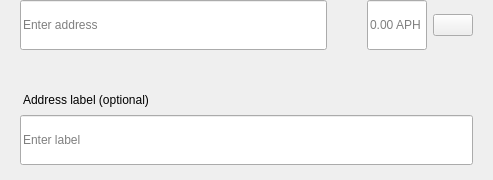
<?xml version="1.0" encoding="UTF-8"?>
<ui version="4.0">
 <class>SendMultiRow</class>
 <widget class="QWidget" name="SendMultiRow">
  <property name="geometry">
   <rect>
    <x>0</x>
    <y>0</y>
    <width>493</width>
    <height>180</height>
   </rect>
  </property>
  <property name="minimumSize">
   <size>
    <width>0</width>
    <height>0</height>
   </size>
  </property>
  <property name="maximumSize">
   <size>
    <width>16777215</width>
    <height>16777215</height>
   </size>
  </property>
  <property name="windowTitle">
   <string>Form</string>
  </property>
  <layout class="QVBoxLayout" name="verticalLayout_3">
   <property name="spacing">
    <number>0</number>
   </property>
   <property name="leftMargin">
    <number>0</number>
   </property>
   <property name="topMargin">
    <number>0</number>
   </property>
   <property name="rightMargin">
    <number>20</number>
   </property>
   <property name="bottomMargin">
    <number>5</number>
   </property>
   <item alignment="Qt::AlignTop">
    <widget class="QWidget" name="widget" native="true">
     <property name="sizePolicy">
      <sizepolicy hsizetype="Expanding" vsizetype="Maximum">
       <horstretch>0</horstretch>
       <verstretch>0</verstretch>
      </sizepolicy>
     </property>
     <property name="minimumSize">
      <size>
       <width>0</width>
       <height>60</height>
      </size>
     </property>
     <property name="maximumSize">
      <size>
       <width>16777215</width>
       <height>85</height>
      </size>
     </property>
     <layout class="QHBoxLayout" name="horizontalLayout" stretch="6,0,2">
      <property name="spacing">
       <number>0</number>
      </property>
      <property name="leftMargin">
       <number>8</number>
      </property>
      <property name="topMargin">
       <number>0</number>
      </property>
      <property name="rightMargin">
       <number>0</number>
      </property>
      <property name="bottomMargin">
       <number>0</number>
      </property>
      <item alignment="Qt::AlignTop">
       <widget class="QStackedWidget" name="stackedAddress">
        <property name="minimumSize">
         <size>
          <width>0</width>
          <height>50</height>
         </size>
        </property>
        <property name="maximumSize">
         <size>
          <width>16777215</width>
          <height>50</height>
         </size>
        </property>
        <widget class="QWidget" name="page_4">
         <property name="sizePolicy">
          <sizepolicy hsizetype="Expanding" vsizetype="Preferred">
           <horstretch>0</horstretch>
           <verstretch>0</verstretch>
          </sizepolicy>
         </property>
         <property name="minimumSize">
          <size>
           <width>0</width>
           <height>50</height>
          </size>
         </property>
         <property name="maximumSize">
          <size>
           <width>16777215</width>
           <height>55</height>
          </size>
         </property>
         <layout class="QVBoxLayout" name="verticalLayout_7">
          <property name="spacing">
           <number>0</number>
          </property>
          <property name="leftMargin">
           <number>12</number>
          </property>
          <property name="topMargin">
           <number>0</number>
          </property>
          <property name="rightMargin">
           <number>0</number>
          </property>
          <property name="bottomMargin">
           <number>0</number>
          </property>
          <item>
           <widget class="QLineEdit" name="lineEditAddress">
            <property name="minimumSize">
             <size>
              <width>0</width>
              <height>50</height>
             </size>
            </property>
            <property name="maximumSize">
             <size>
              <width>16777215</width>
              <height>50</height>
             </size>
            </property>
            <property name="placeholderText">
             <string>Enter address</string>
            </property>
           </widget>
          </item>
         </layout>
        </widget>
        <widget class="QWidget" name="page_3"/>
       </widget>
      </item>
      <item>
       <spacer name="horizontalSpacer_3">
        <property name="orientation">
         <enum>Qt::Horizontal</enum>
        </property>
        <property name="sizeType">
         <enum>QSizePolicy::Fixed</enum>
        </property>
        <property name="sizeHint" stdset="0">
         <size>
          <width>40</width>
          <height>20</height>
         </size>
        </property>
       </spacer>
      </item>
      <item>
       <layout class="QHBoxLayout" name="horizontalLayout_2">
        <property name="spacing">
         <number>6</number>
        </property>
        <item alignment="Qt::AlignTop">
         <widget class="QLineEdit" name="lineEditAmount">
          <property name="sizePolicy">
           <sizepolicy hsizetype="Expanding" vsizetype="Preferred">
            <horstretch>0</horstretch>
            <verstretch>0</verstretch>
           </sizepolicy>
          </property>
          <property name="minimumSize">
           <size>
            <width>0</width>
            <height>50</height>
           </size>
          </property>
          <property name="maximumSize">
           <size>
            <width>16777215</width>
            <height>50</height>
           </size>
          </property>
          <property name="maxLength">
           <number>17</number>
          </property>
          <property name="alignment">
           <set>Qt::AlignLeading|Qt::AlignLeft|Qt::AlignVCenter</set>
          </property>
          <property name="placeholderText">
           <string notr="true">0.00 APH</string>
          </property>
         </widget>
        </item>
        <item>
         <layout class="QVBoxLayout" name="verticalLayout">
          <property name="topMargin">
           <number>14</number>
          </property>
          <property name="bottomMargin">
           <number>0</number>
          </property>
          <item alignment="Qt::AlignTop">
           <widget class="QPushButton" name="btnMenu">
            <property name="minimumSize">
             <size>
              <width>0</width>
              <height>0</height>
             </size>
            </property>
            <property name="maximumSize">
             <size>
              <width>16777215</width>
              <height>16777215</height>
             </size>
            </property>
            <property name="focusPolicy">
             <enum>Qt::NoFocus</enum>
            </property>
            <property name="text">
             <string/>
            </property>
           </widget>
          </item>
         </layout>
        </item>
       </layout>
      </item>
     </layout>
    </widget>
   </item>
   <item>
    <widget class="QWidget" name="layoutLabel" native="true">
     <property name="minimumSize">
      <size>
       <width>0</width>
       <height>0</height>
      </size>
     </property>
     <property name="maximumSize">
      <size>
       <width>16777215</width>
       <height>16777215</height>
      </size>
     </property>
     <layout class="QVBoxLayout" name="verticalLayout_9">
      <property name="spacing">
       <number>6</number>
      </property>
      <property name="leftMargin">
       <number>20</number>
      </property>
      <property name="topMargin">
       <number>0</number>
      </property>
      <property name="rightMargin">
       <number>0</number>
      </property>
      <property name="bottomMargin">
       <number>10</number>
      </property>
      <item>
       <spacer name="verticalSpacer">
        <property name="orientation">
         <enum>Qt::Vertical</enum>
        </property>
        <property name="sizeType">
         <enum>QSizePolicy::Fixed</enum>
        </property>
        <property name="sizeHint" stdset="0">
         <size>
          <width>20</width>
          <height>20</height>
         </size>
        </property>
       </spacer>
      </item>
      <item>
       <widget class="QLabel" name="labelSubtitleDescription">
        <property name="styleSheet">
         <string notr="true">margin-bottom:2px;
margin-left:0.05px;
padding:0px;</string>
        </property>
        <property name="text">
         <string>Address label (optional)</string>
        </property>
       </widget>
      </item>
      <item>
       <widget class="QLineEdit" name="lineEditDescription">
        <property name="minimumSize">
         <size>
          <width>0</width>
          <height>50</height>
         </size>
        </property>
        <property name="maximumSize">
         <size>
          <width>16777215</width>
          <height>50</height>
         </size>
        </property>
        <property name="placeholderText">
         <string>Enter label</string>
        </property>
       </widget>
      </item>
     </layout>
    </widget>
   </item>
  </layout>
 </widget>
 <resources/>
 <connections/>
</ui>
